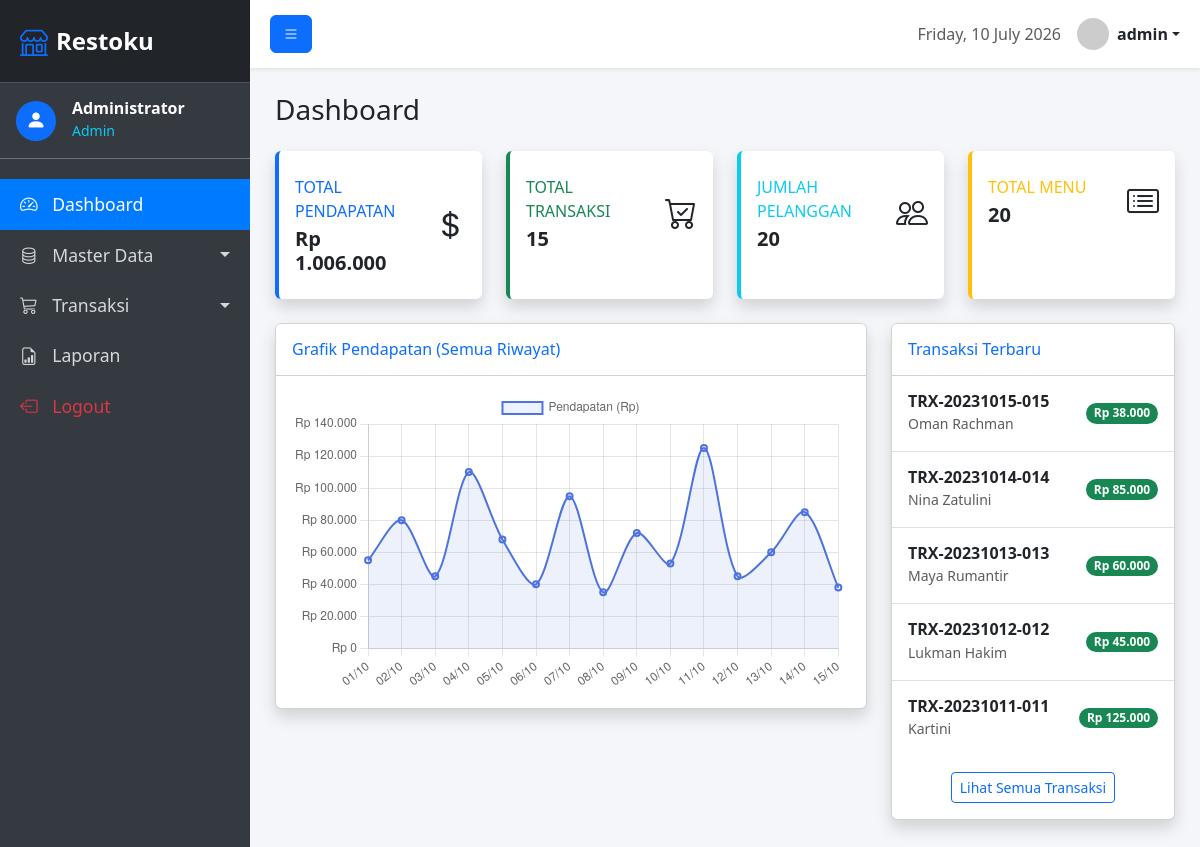
Screenshot of /dashboard.php (signed in) with the database file from the repository.
### tables this page shows
CREATE TABLE transaksi (
    no_faktur VARCHAR(20) PRIMARY KEY,
    tanggal DATE NOT NULL,
    kode_pel VARCHAR(10) NOT NULL,
    total DECIMAL(12,2) NOT NULL,
    FOREIGN KEY (kode_pel) REFERENCES pelanggan(kode_pel) ON UPDATE CASCADE ON DELETE RESTRICT
);

CREATE TABLE pelanggan (
    kode_pel VARCHAR(10) PRIMARY KEY,
    nama_pel VARCHAR(100) NOT NULL,
    alamat TEXT
);

### dashboard.php (the view, shortened to what this page needs)
<?php
require_once __DIR__ . '/config/database.php';
require_once __DIR__ . '/includes/header.php';
$jml_menu = $pdo->query("SELECT COUNT(*) FROM menu")->fetchColumn();
$jml_pelanggan = $pdo->query("SELECT COUNT(*) FROM pelanggan")->fetchColumn();
$jml_transaksi = $pdo->query("SELECT COUNT(*) FROM transaksi")->fetchColumn();
$total_pendapatan = $pdo->query("SELECT SUM(total) FROM transaksi")->fetchColumn();
$total_pendapatan = $total_pendapatan ? $total_pendapatan : 0;
$grafik_query = $pdo->query("
    SELECT tanggal, SUM(total) as pendapatan
    FROM transaksi
    GROUP BY tanggal
    ORDER BY tanggal ASC
");
$tgl = [];
$pendapatan = [];
while ($row = $grafik_query->fetch()) {
    $tgl[] = date('d/m', strtotime($row['tanggal']));
    $pendapatan[] = $row['pendapatan'];
}
?>
<div class="d-flex justify-content-between align-items-center mb-4">
    <h2 class="h3 mb-0 text-gray-800">Dashboard</h2>
</div>
<div class="row g-4 mb-4">
    <div class="col-xl-3 col-md-6">
        <div class="card border-0 border-start border-primary border-4 shadow h-100 py-2">
            <div class="card-body">
                <div class="row no-gutters align-items-center">
                    <div class="col mr-2">
                        <div class="text-xs font-weight-bold text-primary text-uppercase mb-1">Total Pendapatan</div>
                        <div class="h5 mb-0 fw-bold text-gray-800">Rp <?= number_format($total_pendapatan, 0, ',', '.') ?></div>
                    </div>
                    <div class="col-auto">
                        <i class="bi bi-currency-dollar fs-2 text-gray-300"></i>
                    </div>
                </div>
            </div>
        </div>
    </div>
    <div class="col-xl-3 col-md-6">
        <div class="card border-0 border-start border-success border-4 shadow h-100 py-2">
            <div class="card-body">
                <div class="row no-gutters align-items-center">
                    <div class="col mr-2">
                        <div class="text-xs font-weight-bold text-success text-uppercase mb-1">Total Transaksi</div>
                        <div class="h5 mb-0 fw-bold text-gray-800"><?= number_format($jml_transaksi) ?></div>
                    </div>
                    <div class="col-auto">
                        <i class="bi bi-cart-check fs-2 text-gray-300"></i>
                    </div>
                </div>
            </div>
        </div>
    </div>
    <div class="col-xl-3 col-md-6">
        <div class="card border-0 border-start border-info border-4 shadow h-100 py-2">
            <div class="card-body">
                <div class="row no-gutters align-items-center">
                    <div class="col mr-2">
                        <div class="text-xs font-weight-bold text-info text-uppercase mb-1">Jumlah Pelanggan</div>
                        <div class="h5 mb-0 fw-bold text-gray-800"><?= number_format($jml_pelanggan) ?></div>
                    </div>
                    <div class="col-auto">
                        <i class="bi bi-people fs-2 text-gray-300"></i>
                    </div>
                </div>
            </div>
        </div>
    </div>
    <div class="col-xl-3 col-md-6">
        <div class="card border-0 border-start border-warning border-4 shadow h-100 py-2">
            <div class="card-body">
                <div class="row no-gutters align-items-center">
                    <div class="col mr-2">
                        <div class="text-xs font-weight-bold text-warning text-uppercase mb-1">Total Menu</div>
                        <div class="h5 mb-0 fw-bold text-gray-800"><?= number_format($jml_menu) ?></div>
                    </div>
                    <div class="col-auto">
                        <i class="bi bi-card-list fs-2 text-gray-300"></i>
                    </div>
                </div>
            </div>
        </div>
    </div>
</div>
<div class="row">
    <div class="col-lg-8">
        <div class="card shadow mb-4">
            <div class="card-header py-3 d-flex flex-row align-items-center justify-content-between bg-white">
                <h6 class="m-0 font-weight-bold text-primary">Grafik Pendapatan (Semua Riwayat)</h6>
            </div>
            <div class="card-body">
                <canvas id="myChart" style="height: 300px; width: 100%;"></canvas>
            </div>
        </div>
    </div>
    <div class="col-lg-4">
        <div class="card shadow mb-4">
            <div class="card-header py-3 bg-white">
                <h6 class="m-0 font-weight-bold text-primary">Transaksi Terbaru</h6>
            </div>
            <div class="card-body p-0">
                <div class="list-group list-group-flush">
                    <?php
                    $trx_recent = $pdo->query("SELECT t.no_faktur, t.total, p.nama_pel FROM transaksi t JOIN pelanggan p ON t.kode_pel = p.kode_pel ORDER BY t.tanggal DESC, t.no_faktur DESC LIMIT 5");
                    while ($tr = $trx_recent->fetch()):
                    ?>
                    <div class="list-group-item d-flex justify-content-between align-items-center py-3">
                        <div>
                            <h6 class="mb-0 fw-bold"><?= htmlspecialchars($tr['no_faktur']) ?></h6>
                            <small class="text-muted"><?= htmlspecialchars($tr['nama_pel']) ?></small>
                        </div>
                        <span class="badge bg-success rounded-pill">Rp <?= number_format($tr['total'], 0, ',', '.') ?></span>
                    </div>
                    <?php endwhile; ?>
                </div>
                <div class="p-3 text-center">
                    <a href="transaksi/index.php" class="btn btn-sm btn-outline-primary">Lihat Semua Transaksi</a>
                </div>
            </div>
        </div>
    </div>
</div>
<script>
    const ctx = document.getElementById('myChart');
    new Chart(ctx, {
        type: 'line',
        data: {
            labels: <?= json_encode($tgl) ?>,
            datasets: [{
                label: 'Pendapatan (Rp)',
                data: <?= json_encode($pendapatan) ?>,
                borderWidth: 2,
                borderColor: '#4e73df',
                backgroundColor: 'rgba(78, 115, 223, 0.1)',
                tension: 0.3,
                fill: true
            }]
        },
        options: {
            responsive: true,
            maintainAspectRatio: false,
            scales: {
                y: {
                    beginAtZero: true,
                    ticks: {
                        callback: function(value) {
                            return 'Rp ' + new Intl.NumberFormat('id-ID').format(value);
                        }
                    }
                }
            },
            plugins: {
                tooltip: {
                    callbacks: {
                        label: function(context) {
                            let label = context.dataset.label || '';
                            if (label) {
                                label += ': ';
                            }
                            if (context.parsed.y !== null) {
                                label += new Intl.NumberFormat('id-ID', { style: 'currency', currency: 'IDR' }).format(context.parsed.y);
                            }
                            return label;
                        }
                    }
                }
            }
        }
    });
</script>
<?php require_once __DIR__ . '/includes/footer.php'; ?>

### includes/header.php (shortened to what this page needs)
<!DOCTYPE html>
<html lang="id">
<head>
    <link href="https://cdn.jsdelivr.net/npm/bootstrap@5.3.2/dist/css/bootstrap.min.css" rel="stylesheet">
    <link rel="stylesheet" href="https://cdn.jsdelivr.net/npm/bootstrap-icons@1.11.1/font/bootstrap-icons.css">
</head>
<body>
<div class="wrapper">
    <nav id="sidebar">
        <div class="sidebar-header d-flex align-items-center">
            <i class="bi bi-shop fs-3 me-2 text-primary"></i>
            <h4 class="mb-0 fw-bold">Restoku</h4>
        </div>
        <div class="p-3 border-bottom border-secondary">
            <div class="d-flex align-items-center">
                <div class="bg-primary rounded-circle d-flex align-items-center justify-content-center" style="width: 40px; height: 40px;">
                    <i class="bi bi-person-fill fs-5"></i>
                </div>
                <div class="ms-3">
                    <h6 class="mb-0 fw-bold"><?= htmlspecialchars($_SESSION['nama']) ?></h6>
                    <small class="text-info"><?= htmlspecialchars($_SESSION['level']) ?></small>
                </div>
            </div>
        </div>
        <ul class="list-unstyled components">
            <li class="<?= basename($_SERVER['PHP_SELF']) == 'dashboard.php' ? 'active' : '' ?>">
                <a href="/restoran_db/dashboard.php"><i class="bi bi-speedometer2"></i> Dashboard</a>
            </li>
            <li>
                <a href="#masterSubmenu" data-bs-toggle="collapse" aria-expanded="false" class="dropdown-toggle d-flex justify-content-between align-items-center">
                    <span><i class="bi bi-database"></i> Master Data</span>
                </a>
            </li>
            <li>
                <a href="#transaksiSubmenu" data-bs-toggle="collapse" aria-expanded="false" class="dropdown-toggle d-flex justify-content-between align-items-center">
                    <span><i class="bi bi-cart3"></i> Transaksi</span>
                </a>
            </li>
            <li class="<?= basename(dirname($_SERVER['PHP_SELF'])) == 'laporan' ? 'active' : '' ?>">
                <a href="/restoran_db/laporan/index.php"><i class="bi bi-file-earmark-bar-graph"></i> Laporan</a>
            </li>
            <li>
                <a href="/restoran_db/auth/logout.php" class="text-danger"><i class="bi bi-box-arrow-left"></i> Logout</a>
            </li>
        </ul>
    </nav>
    <div id="content">
        <div class="top-navbar">
            <button type="button" id="sidebarCollapse" class="btn btn-primary">
                <i class="bi bi-list"></i>
            </button>
            <div class="d-flex align-items-center">
                <span class="text-muted me-3"><?= date('l, d F Y') ?></span>
                <div class="dropdown">
                    <a href="#" class="d-flex align-items-center text-decoration-none dropdown-toggle text-dark" id="dropdownUser1" data-bs-toggle="dropdown" aria-expanded="false">
                        <img src="https://ui-avatars.com/api/?name=<?= urlencode($_SESSION['nama']) ?>&background=0D8ABC&color=fff" alt="mdo" width="32" height="32" class="rounded-circle me-2">
                        <strong><?= htmlspecialchars($_SESSION['username']) ?></strong>
                    </a>
                </div>
            </div>
        </div>
        <div class="main-content">

### includes/footer.php (shortened to what this page needs)
        </div>
    </div>
</div>
</body>
</html>

### includes/header.php (style rules this page uses)
:root { --sidebar-width: 250px; }
body { background-color: #f4f6f9; overflow-x: hidden; }
.wrapper { display: flex; width: 100%; align-items: stretch; }
#sidebar { min-width: var(--sidebar-width); max-width: var(--sidebar-width); background: #343a40; color: #fff; transition: all 0.3s; min-height: 100vh; }
#sidebar .sidebar-header { padding: 20px; background: #212529; border-bottom: 1px solid #4b545c; }
#sidebar ul.components { padding: 20px 0; }
#sidebar ul li a { padding: 12px 20px; font-size: 1.1em; display: block; color: rgba(255,255,255,.8); text-decoration: none; transition: 0.3s; }
#sidebar ul li a:hover, #sidebar ul li.active > a { color: #fff; background: #007bff; }
#sidebar ul li a i { margin-right: 10px; width: 20px; text-align: center; }
#content { width: 100%; padding: 0; min-height: 100vh; transition: all 0.3s; }
.top-navbar { background: #fff; padding: 15px 20px; box-shadow: 0 2px 4px rgba(0,0,0,.08); display: flex; justify-content: space-between; align-items: center; }
.main-content { padding: 25px; }

### rows the page displays
transaksi: no_faktur "TRX-20231015-015", kode_pel.nama_pel "Oman Rachman", total "38.000"
transaksi: no_faktur "TRX-20231014-014", kode_pel.nama_pel "Nina Zatulini", total "85.000"
transaksi: no_faktur "TRX-20231013-013", kode_pel.nama_pel "Maya Rumantir", total "60.000"
transaksi: no_faktur "TRX-20231012-012", kode_pel.nama_pel "Lukman Hakim", total "45.000"
transaksi: no_faktur "TRX-20231011-011", kode_pel.nama_pel "Kartini", total "125.000"

### other values shown
$_SESSION['nama'] "Administrator"
$_SESSION['level'] "Admin"
$_SESSION['username'] "admin"
$total_pendapatan "1.006.000"
$jml_transaksi "15"
$jml_pelanggan "20"
$jml_menu "20"
chart data {{ json_encode($pendapatan) }} ["55000.00","80000.00","45000.00","110000.00","68000.00","40000.00","95000.00","35000.00","72000.00","53000.00","125000.00","45000.00","60000.00","85000.00","38000.00"]
